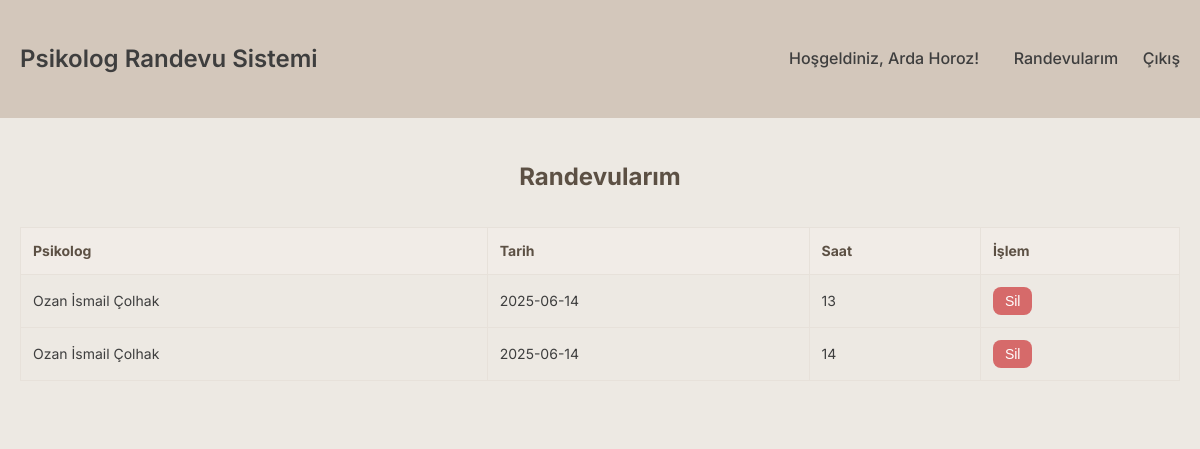
Screenshot of /randevularim (signed in) with the database file from the repository.
### tables this page shows
CREATE TABLE randevular (
    id INTEGER PRIMARY KEY AUTOINCREMENT,
    kullanici_id INTEGER NOT NULL,
    psikolog_id INTEGER NOT NULL,
    tarih TEXT NOT NULL,
    saat TEXT NOT NULL,
    aciklama TEXT,
    FOREIGN KEY (kullanici_id) REFERENCES users(id),
    FOREIGN KEY (psikolog_id) REFERENCES users(id)
);

CREATE TABLE users (
    id INTEGER PRIMARY KEY AUTOINCREMENT,
    ad TEXT NOT NULL,
    email TEXT NOT NULL UNIQUE,
    parola TEXT NOT NULL,
    rol TEXT NOT NULL CHECK (rol IN ('kullanici', 'psikolog', 'admin')),
    uzmanlik TEXT
);

### app.py (the view)
@app.route("/randevularim")
def randevularim():
    if "user_id" not in session or session.get("rol") != "kullanici":
        flash("Lütfen giriş yapınız.", "error")
        return redirect(url_for("login"))
    conn = get_db_connection()
    randevular = conn.execute("""
        SELECT r.id, r.tarih, r.saat, r.aciklama, u.ad AS psikolog_ad
        FROM randevular r
        JOIN users u ON r.psikolog_id = u.id
        WHERE r.kullanici_id = ?
        ORDER BY r.tarih, r.saat
    """, (session["user_id"],)).fetchall()
    conn.close()
    return render_template("randevularim.html", randevular=randevular)

### app.py (called while the page is built)
def get_db_connection():
    conn = sqlite3.connect("veritabani.db")
    conn.row_factory = sqlite3.Row
    return conn

### templates/randevularim.html
{% extends "layout.html" %}
{% block content %}
<h2>Randevularım</h2>
{% if randevular|length == 0 %}
<p>Henüz randevunuz yok.</p>
{% else %}
<table class="table-randevular">
    <thead>
        <tr>
            <th>Psikolog</th>
            <th>Tarih</th>
            <th>Saat</th>
            <th>İşlem</th>
        </tr>
    </thead>
    <tbody>
        {% for r in randevular %}
        <tr>
            <td>{{ r['psikolog_ad'] }}</td>
            <td>{{ r['tarih'] }}</td>
            <td>{{ r['saat'] }}</td>
            <td>
                <form method="post" action="{{ url_for('randevu_sil', randevu_id=r['id']) }}" onsubmit="return confirm('Randevuyu silmek istediğinize emin misiniz?');">
                    <button type="submit" class="btn-sil">Sil</button>
                </form>
            </td>
        </tr>
        {% endfor %}
    </tbody>
</table>
{% endif %}
{% endblock %}

### static/style.css (style rules this page uses)
* { margin: 0; padding: 0; box-sizing: border-box; }
html, body { font-family: 'Inter', sans-serif; background-color: #ede9e3; color: #3e3e3e; line-height: 1.6; min-height: 100vh; }
.table-randevular { width: 100%; border-collapse: collapse; margin-top: 30px; }
.table-randevular th, .table-randevular td { padding: 12px; border: 1px solid #e7e1da; text-align: left; font-size: 14px; }
.table-randevular th { background-color: #f1ece7; color: #5c5044; }
.btn-sil { background-color: #d66a6a; color: white; padding: 8px 12px; border: none; border-radius: 8px; cursor: pointer; }
h2 { text-align: center; margin-bottom: 30px; color: #5c5044; }
.table-randevular { width: 100%; border-collapse: collapse; margin-top: 20px; }
.btn-sil { background-color: #d66a6a; color: white; padding: 6px 12px; border-radius: 8px; text-decoration: none; display: inline-block; cursor: pointer; font-size: 14px; border: none; transition: background-color 0.3s ease; }

### rows the page displays
randevular: psikolog_ad "Ozan İsmail Çolhak", tarih "2025-06-14", saat "13"
randevular: psikolog_ad "Ozan İsmail Çolhak", tarih "2025-06-14", saat "14"

### other values shown
{{ session.get('user_ad', 'Kullanıcı') }} "Arda Horoz"
